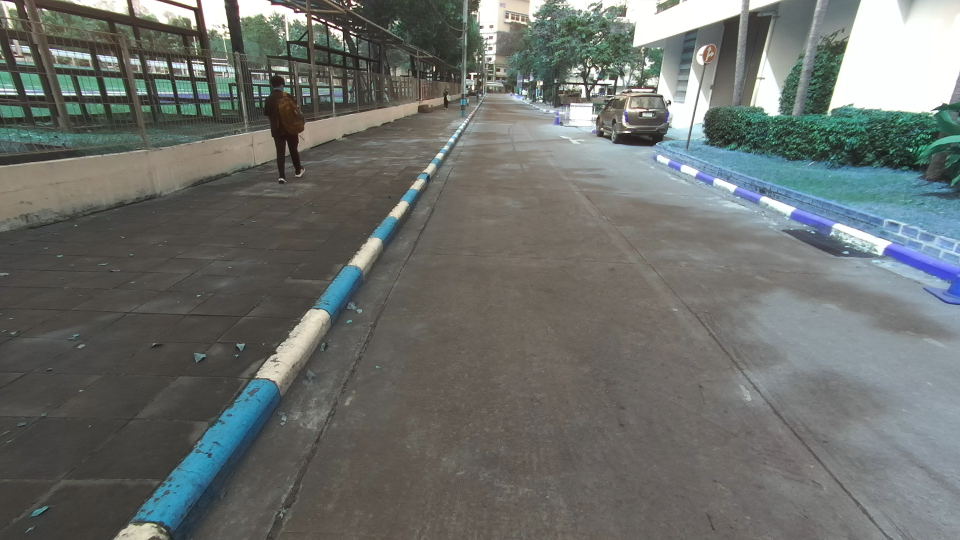
#> input picture captured_images/image_20250124_142852.jpg, 1920 x 1080 px, found by its file name (shown at 1/2 size); its folder holds 4 pictures in this run
$ python shape-images.py
#> lines starting #> are read from the running program, lines starting #| are printed output that depends on the picture
from PIL import Image
import os

# โฟลเดอร์ที่เก็บรูปภาพ
input_folder = '/home/satoi/python/captured_images'
output_folder = '/home/satoi/prepare_train'

# ตรวจสอบว่ามีโฟลเดอร์สำหรับผลลัพธ์หรือไม่ ถ้าไม่มีให้สร้างใหม่
if not os.path.exists(output_folder):
    os.makedirs(output_folder)

# ขนาดเป้าหมาย
target_size = (1280, 720)

# อ่านไฟล์ทั้งหมดในโฟลเดอร์
for filename in os.listdir(input_folder):
    if filename.endswith(('.jpg', '.jpeg', '.png', '.bmp')):
        input_path = os.path.join(input_folder, filename)
        output_path = os.path.join(output_folder, filename)

        # เปิดรูปภาพ
        with Image.open(input_path) as img:
            # แปลงขนาดรูปภาพ
#> img is the input picture: PIL image 1920x1080 RGB; mean R, G, B 108, 112, 108.4
            resized_img = img.resize(target_size, Image.Resampling.LANCZOS)
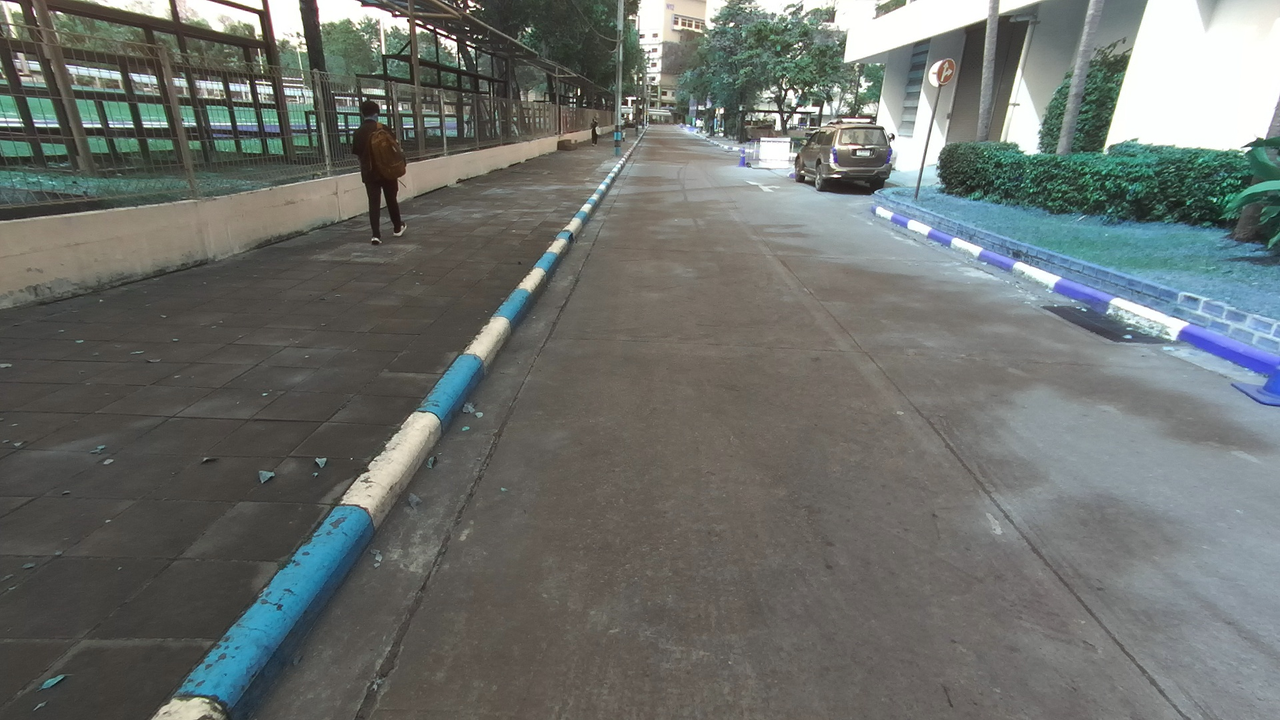
#> resized_img: PIL image 1280x720 RGB; mean R, G, B 108, 112, 108.4
            # บันทึกรูปภาพที่แปลงขนาดแล้ว
            resized_img.save(output_path)
            print(f"Resized and saved: {output_path}")
#> pass 2 of the loop `for filename in os.listdir(input_folder):`:
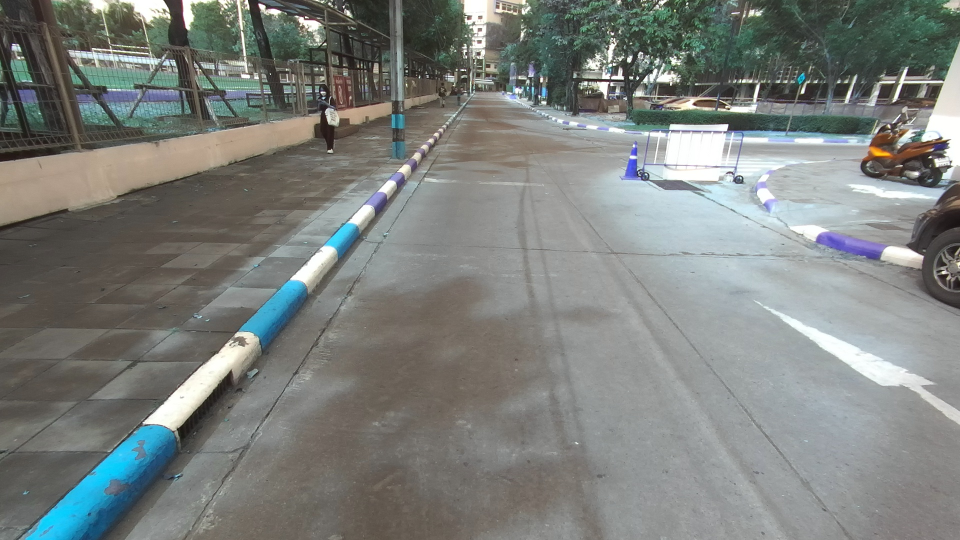
#> input picture captured_images/image_20250124_142900.jpg, 1920 x 1080 px, found by its file name (shown at 1/2 size)
#> img is the input picture: PIL image 1920x1080 RGB; mean R, G, B 124.5, 128.4, 125.1
#> `resized_img = img.resize(target_size, Image.Resampling.LANCZOS)`:
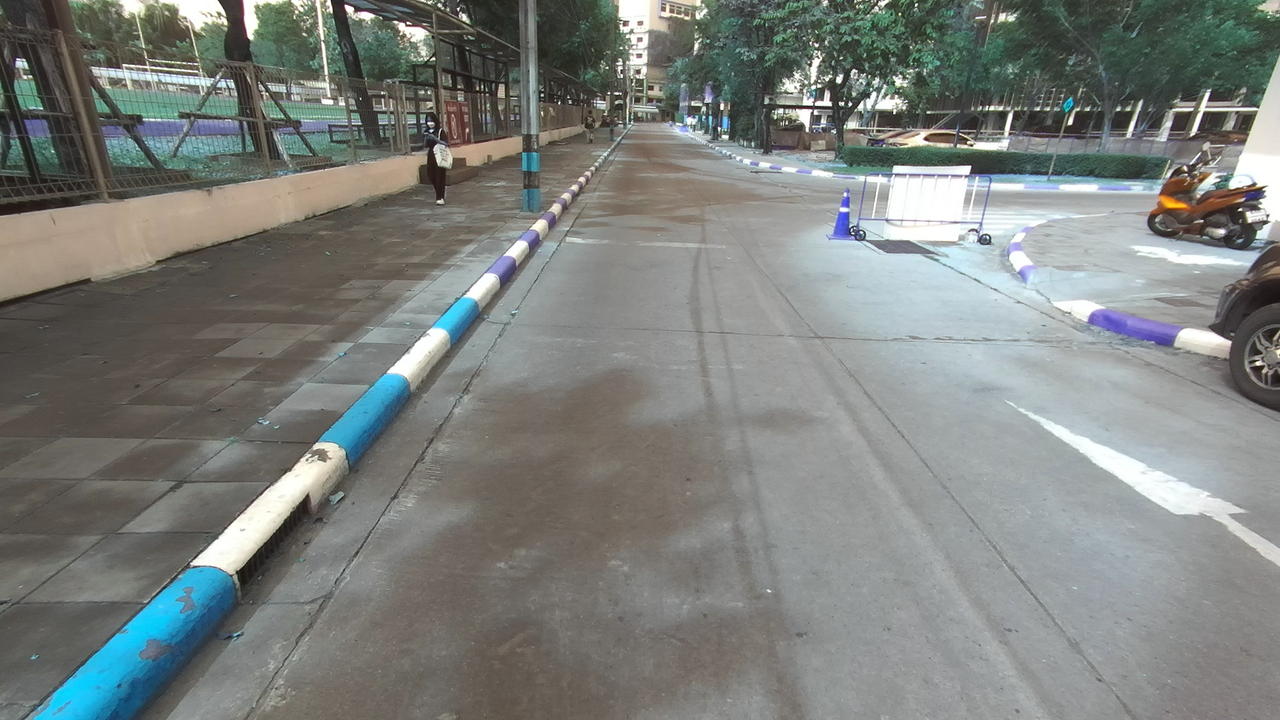
#> resized_img: PIL image 1280x720 RGB; mean R, G, B 124.5, 128.4, 125.1
#> pass 3 of the loop `for filename in os.listdir(input_folder):`:
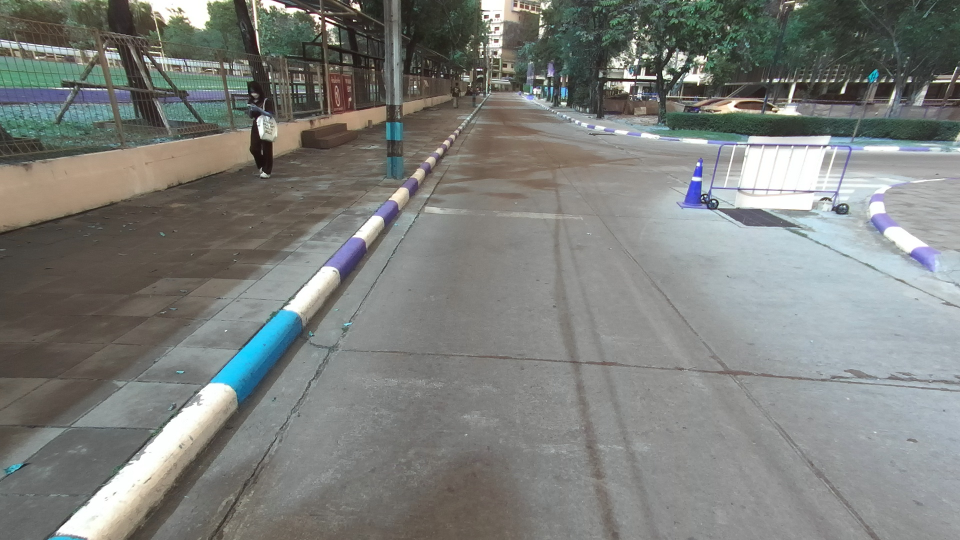
#> input picture captured_images/image_20250124_142902.jpg, 1920 x 1080 px, found by its file name (shown at 1/2 size)
#> img is the input picture: PIL image 1920x1080 RGB; mean R, G, B 125, 127.3, 123.7
#> `resized_img = img.resize(target_size, Image.Resampling.LANCZOS)`:
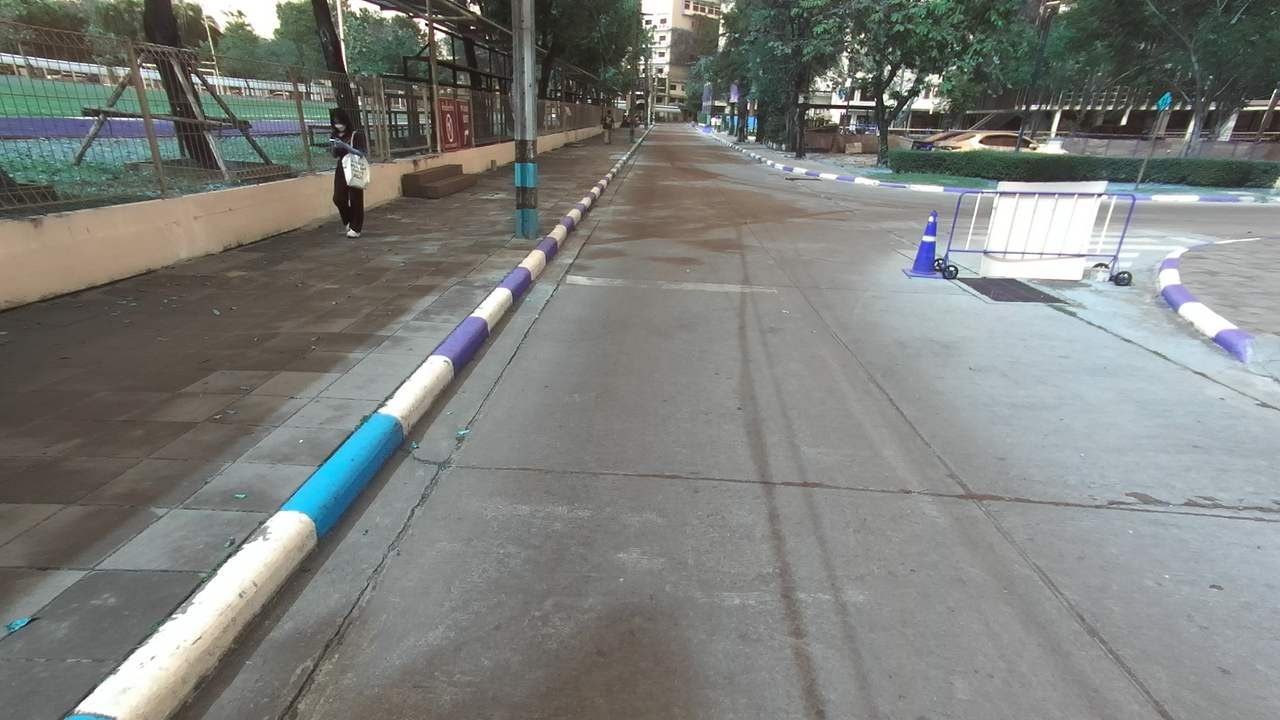
#> resized_img: PIL image 1280x720 RGB; mean R, G, B 125, 127.3, 123.7
#> the loop made 4 passes; the first 3 are shown

print("All images have been resized successfully!")
